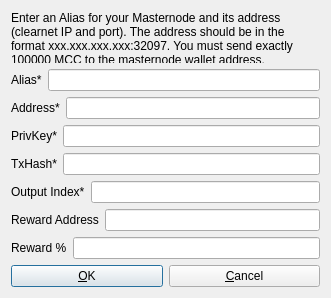
<?xml version="1.0" encoding="UTF-8"?>
<ui version="4.0">
 <class>AddEditAdrenalineNode</class>
 <widget class="QDialog" name="AddEditAdrenalineNode">
  <property name="geometry">
   <rect>
    <x>0</x>
    <y>0</y>
    <width>331</width>
    <height>298</height>
   </rect>
  </property>
  <property name="windowTitle">
   <string>Add/Edit Masternode</string>
  </property>
  <property name="modal">
   <bool>true</bool>
  </property>
  <layout class="QVBoxLayout" name="verticalLayout">
   <item>
    <widget class="QLabel" name="label_9">
     <property name="sizePolicy">
      <sizepolicy hsizetype="Preferred" vsizetype="Expanding">
       <horstretch>0</horstretch>
       <verstretch>0</verstretch>
      </sizepolicy>
     </property>
     <property name="text">
      <string>&lt;html&gt;&lt;head/&gt;&lt;body&gt;&lt;p&gt;Enter an Alias for your Masternode and its address (clearnet IP and port). The address should be in the format xxx.xxx.xxx.xxx:32097. You must send exactly 100000 MCC to the masternode wallet address.&lt;/p&gt;&lt;/body&gt;&lt;/html&gt;</string>
     </property>
     <property name="wordWrap">
      <bool>true</bool>
     </property>
    </widget>
   </item>
   <item>
    <layout class="QHBoxLayout" name="horizontalLayout_4">
     <property name="bottomMargin">
      <number>0</number>
     </property>
     <item>
      <widget class="QLabel" name="label_4">
       <property name="text">
        <string>Alias*</string>
       </property>
      </widget>
     </item>
     <item>
      <widget class="QLineEdit" name="aliasLineEdit"/>
     </item>
    </layout>
   </item>
   <item>
    <layout class="QHBoxLayout" name="horizontalLayout_5">
     <property name="bottomMargin">
      <number>0</number>
     </property>
     <item>
      <widget class="QLabel" name="label_6">
       <property name="text">
        <string>Address*</string>
       </property>
      </widget>
     </item>
     <item>
      <widget class="QLineEdit" name="addressLineEdit"/>
     </item>
    </layout>
   </item>
   <item>
    <layout class="QHBoxLayout" name="horizontalLayout_3">
     <property name="bottomMargin">
      <number>0</number>
     </property>
     <item>
      <widget class="QLabel" name="label_5">
       <property name="text">
        <string>PrivKey*</string>
       </property>
      </widget>
     </item>
     <item>
      <widget class="QLineEdit" name="privkeyLineEdit"/>
     </item>
    </layout>
   </item>
   <item>
    <layout class="QHBoxLayout" name="horizontalLayout_2">
     <property name="bottomMargin">
      <number>0</number>
     </property>
     <item>
      <widget class="QLabel" name="label_2">
       <property name="text">
        <string>TxHash*</string>
       </property>
      </widget>
     </item>
     <item>
      <widget class="QLineEdit" name="txhashLineEdit"/>
     </item>
    </layout>
   </item>
   <item>
    <layout class="QHBoxLayout" name="horizontalLayout_8">
     <property name="bottomMargin">
      <number>0</number>
     </property>
     <item>
      <widget class="QLabel" name="label_8">
       <property name="text">
        <string>Output Index*</string>
       </property>
      </widget>
     </item>
     <item>
      <widget class="QLineEdit" name="outputindexLineEdit"/>
     </item>
    </layout>
   </item>
<item>
    <layout class="QHBoxLayout" name="horizontalLayout_6">
     <property name="bottomMargin">
      <number>0</number>
     </property>
     <item>
      <widget class="QLabel" name="label_3">
       <property name="text">
        <string>Reward Address</string>
       </property>
      </widget>
     </item> 
     <item>
      <widget class="QLineEdit" name="rewardaddressLineEdit"/>
     </item>
    </layout>
   </item>
   <item>
    <layout class="QHBoxLayout" name="horizontalLayout_7">
     <property name="bottomMargin">
      <number>0</number>
     </property>
     <item>
      <widget class="QLabel" name="label_7">
       <property name="text">
        <string>Reward %</string>
       </property>
      </widget>
     </item>
     <item>
      <widget class="QLineEdit" name="rewardpercentageLineEdit"/>
     </item>
    </layout>
   </item>
   <item>
    <layout class="QHBoxLayout" name="horizontalLayout_Buttons">
     <item>
      <widget class="QPushButton" name="okButton">
       <property name="text">
        <string>&amp;OK</string>
       </property>
      </widget>
     </item>
     <item>
      <widget class="QPushButton" name="cancelButton">
       <property name="text">
        <string>&amp;Cancel</string>
       </property>
       <property name="autoDefault">
        <bool>false</bool>
       </property>
      </widget>
     </item>
    </layout>
   </item>
  </layout>
 </widget>
 <resources/>
 <connections/>
</ui>
